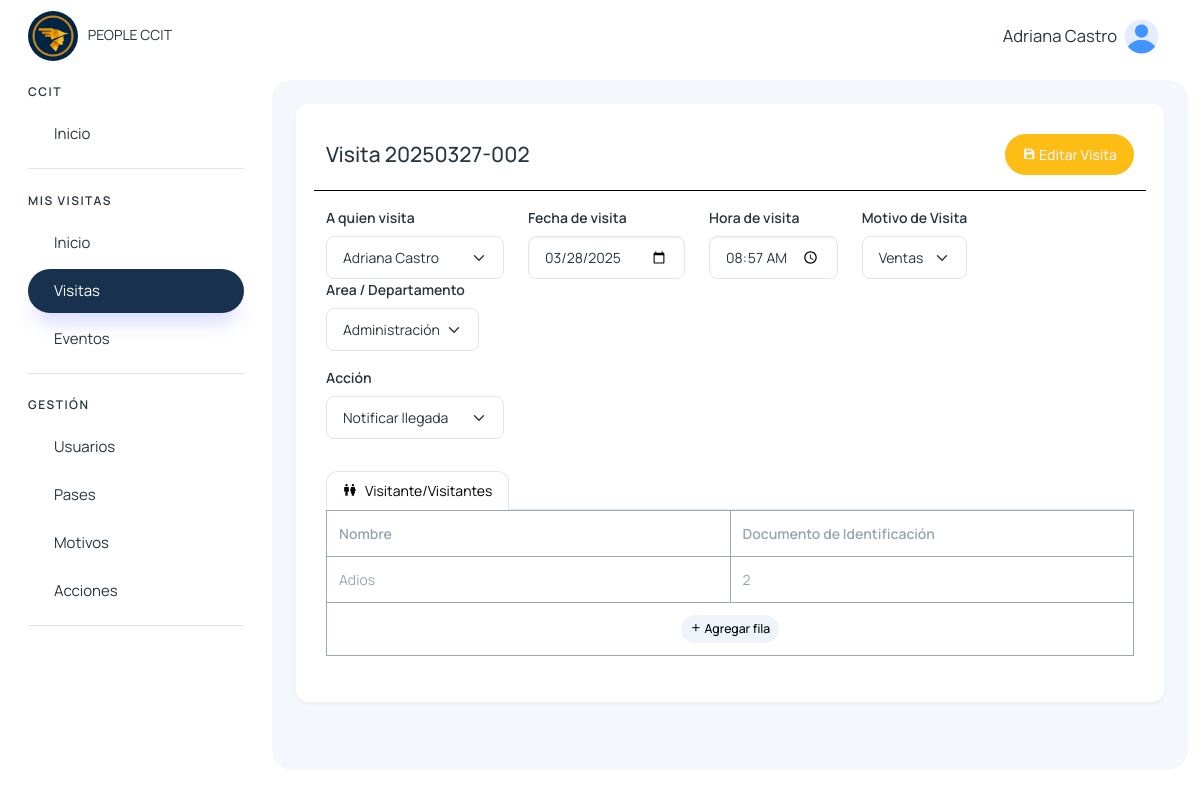
The page /detalle_visita_agendada/4 (signed in) on the database its author committed.
### visitantes/models.py (models this page shows, shortened)
class Visita(models.Model):
    cod_visita = models.CharField(max_length=50, unique=True)
    visitante = models.CharField(max_length=500)
    motivo = models.TextField()
    accion = models.TextField(null=True, blank=True)
    tipo = models.TextField()
    agendado_presente = models.CharField(max_length=500, null=True, blank=True)
    estado_visitante = models.CharField(max_length=500, null=True, blank=True)
    area_departamento = models.CharField(max_length=255)
    fecha_visita = models.DateField()
    hora_ingreso = models.TimeField()
    hora_salida = models.TimeField(null=True, blank=True)
    persona_visitada = models.ForeignKey(User, on_delete=models.CASCADE, related_name='visitas_recibidas')
    usuario_registro = models.ForeignKey(User, on_delete=models.CASCADE, related_name='visitas_registradas')
    num_pase = models.CharField(max_length=50, null=True, blank=True)
    foto_documento_identificacion = models.ImageField(upload_to='visitantes/', blank=True, null=True)
    created_at = models.DateTimeField(auto_now_add=True)
    updated_at = models.DateTimeField(auto_now=True)

class VisitanesVisita(models.Model):
    cod_visita = models.CharField(max_length=50)
    nombre = models.CharField(max_length=255)
    documento_identificacion = models.CharField(max_length=50)
    created_at = models.DateTimeField(auto_now_add=True)
    updated_at = models.DateTimeField(auto_now=True)

### colaboradores/views.py (the view)
# urls.py: path('detalle_visita_agendada/<int:id>', views.detalle_visita_agendada, name='detalle_visita_agendada'),
@login_required
def detalle_visita_agendada(request,id):
    visita = Visita.objects.get(id=id)
    visitantes_visita = VisitanesVisita.objects.filter(cod_visita=visita.cod_visita)
    motivos = MotivoVisita.objects.filter(estado='activo')
    acciones = AccionVisita.objects.filter(estado='activo')
    colaboradores = Colaborador.objects.filter(estado='activo')
    areasdeptos = AreaDepto.objects.filter(estado='activo')
    pases = PaseAcceso.objects.filter(Q(estado='activo') & Q(estado_pase='Disponible'))
    return render(request, 'visitantes/colaborador/detalle_visita_agendada.html', {
        'motivos': motivos,
        'acciones': acciones,
        'colaboradores': colaboradores,
        'areasdeptos': areasdeptos,
        'pases': pases,
        'visita': visita,
        'visitantes_visita': visitantes_visita,
    })

### usuarios/templatetags/menu_tags.py (called while the page is built)
@register.simple_tag(takes_context=True)
def active(context, *url_names):
    request = context.get('request')
    if not request:
        return ''
    current_url = request.resolver_match.url_name
    if current_url in url_names:
        return 'active'
    return ''

### visitantes/context_processors.py (called while the page is built)
def grupos_usuario(request):
    if request.user.is_authenticated:
        grupos = request.user.groups.all()
        usuarios = User.objects.filter(is_active=True)  # Solo usuarios activos
    else:
        grupos = []
        usuarios = []
    return {
        'user_grupos': grupos,
        'users': usuarios,
    }

### templates/visitantes/colaborador/detalle_visita_agendada.html (shortened to what this page needs)
{% extends 'layout/layout.html' %}
{% block content %}
{% load static %}
<div>
    <div class="mb-3 row d-flex" style="border-bottom: 1px solid #000; padding-bottom: 15px;" data-aos="zoom-in">
        <div class="col" style="display: flex; flex-direction: column; justify-content: flex-end;">
            <h4>Visita {{visita.cod_visita}}</h4>
        </div>
        <div class="col d-flex justify-content-end align-items-center">
            <button type="submit" form="formNewVisita" class="btn btn-warning col-auto text-light">
                <i class='bx bxs-save'></i> Editar Visita
            </button>
        </div>
    </div>
    <form id="formNewVisita" method="post" action="{% url 'editar_visita_agendada' %}" enctype="multipart/form-data" data-aos="zoom-in">
        <div class="mb-3 row">
            <div class="mb-3 row">
                <div class="col-12 col-sm-12 col-md-6 col-lg-3 col-xl-3">
                    <label for="exampleFormControlInput1" class="form-label">A quien visita</label>
                    <select class="form-select" aria-label="Default select example" name="persona_visitada">
                        <option value="{{ visita.persona_visitada.id }}" selected>{{ visita.persona_visitada.first_name }} {{ visita.persona_visitada.last_name }}</option>
                    </select>
                </div>
                <div class="col-12 col-sm-12 col-md-6 col-lg-auto col-xl-auto">
                    <label for="fecha" class="form-label">Fecha de visita</label>
                    <input type="date" id="fecha-vista" class="form-control" name="fecha" value="{{ visita.fecha_visita | date:'Y-m-d' }}">
                </div>
                <div class="col-12 col-sm-12 col-md-6 col-lg-auto col-xl-auto">
                    <label for="fecha" class="form-label">Hora de visita</label>
                    <input type="time" id="fecha-vista" class="form-control" name="hora" value="{{ visita.hora_ingreso }}">
                </div>
                <div class="col-12 col-sm-12 col-md-6 col-lg-auto col-xl-auto">
                    <label for="exampleFormControlInput1" class="form-label">Motivo de Visita</label>
                    <select class="form-select" aria-label="Default select example" name="motivo">
                        <option value="{{ visita.motivo }}" selected>{{ visita.motivo }}</option>
                    </select>
                </div>
                <div class="col-12 col-sm-12 col-md-6 col-lg-auto col-xl-auto">
                    <label for="exampleFormControlInput1" class="form-label">Area / Departamento</label>
                    <select class="form-select" aria-label="Default select example" name="area_departamento">
                        <option value="{{ visita.area_departamento }}" selected>{{ visita.area_departamento }}</option>
                    </select>
                </div>
            </div>
            <div class="mb-3 row">
                <div class="col-12 col-sm-12 col-md-6 col-lg-3 col-xl-3">
                    <label for="exampleFormControlInput1" class="form-label">Acción</label>
                    <select class="form-select" aria-label="Default select example" name="accion">
                        <option value="{{ visita.accion }}" selected>{{ visita.accion }}</option>
                    </select>
                </div>
            </div>
        </div>
        <ul class="nav nav-tabs" role="tablist">
            <li class="nav-item">
                <a class="nav-link d-flex active" data-bs-toggle="tab" href="#v_agendada" role="tab">
                    <span><i class='bx bx-male-female'></i></span>
                    <span class="d-none d-md-block ms-2">Visitante/Visitantes</span>
                </a>
            </li>
        </ul>
        <div class="tab-content">
            <div class="tab-pane active" id="v_agendada" role="tabpanel">
                <table class="table table-bordered table-hover table-sm" id="tabla-asistencia">
                    <thead class="thead-dark">
                        <tr>
                            <th>Nombre</th>
                            <th>Documento de Identificación</th>
                        </tr>
                    </thead>
                    <tbody id="tabla-asistencia-body">
                        {% if visitantes_visita %}
                            {% for visitante in visitantes_visita %}
                                <tr data-visitante-id="{{ visitante.id }}">
                                    <td contenteditable="true" class="nuevo-nombre col-6" placeholder="Nombre...">{{ visitante.nombre }}</td>
                                    <td contenteditable="true" class="nuevo-documento col-6" placeholder="Documento...">{{ visitante.documento_identificacion }}</td>
                                </tr>
                            {% endfor %}
                        {% else %}
                            <tr>
                                <td contenteditable="true" class="nuevo-nombre col-6" placeholder="Nombre..."></td>
                                <td contenteditable="true" class="nuevo-documento col-6" placeholder="Documento..."></td>
                            </tr>
                        {% endif %}
                    </tbody>
                    <tfoot>
                        <tr>
                            <td colspan="2" class="text-center">
                                <button id="btn-agregar-fila" class="btn btn-light btn-sm">
                                    <i class='bx bx-plus'></i> Agregar fila
                                </button>
                            </td>
                        </tr>
                    </tfoot>
                </table>
            </div>
        </div>
    </form>
</div>
{% endblock %}

### templates/layout/layout.html (shortened to what this page needs)
{% load static %}
{% load menu_tags %}
<!DOCTYPE html>
<html lang="en">
<head>
    <link href='https://unpkg.com/boxicons@2.1.4/css/boxicons.min.css' rel='stylesheet'>
    <link href="https://unpkg.com/aos@2.3.1/dist/aos.css" rel="stylesheet">
    <link rel="stylesheet" href="https://cdn.jsdelivr.net/npm/sweetalert2@11.4.4/dist/sweetalert2.min.css">
    <link rel="stylesheet" href="{% static '/assets/css/styles.min.css' %}" />
</head>
<body>
  <div class="page-wrapper" id="main-wrapper" data-layout="vertical" data-navbarbg="skin6" data-sidebartype="full"
  data-sidebar-position="fixed" data-header-position="fixed">
    <aside class="left-sidebar">
        <div>
            <div class="brand-logo d-flex align-items-center justify-content-between">
                <a href="{% url 'home' %}" class="text-nowrap logo-img">
                    <img class="rounded-circle" width="50" src="{% static '/img/logo.png' %}" alt="logo" style="margin-right: 7px" />
                    PEOPLE CCIT
                </a>
            </div>
            <nav class="sidebar-nav scroll-sidebar" data-simplebar="">
                <ul id="sidebarnav">
                    <li class="nav-small-cap">
                        <span class="hide-menu">CCIT</span>
                    </li>
                    <li class="sidebar-item">
                        <a class="sidebar-link" href="{% url 'home' %}" aria-expanded="false">
                            <span class="hide-menu">Inicio</span>
                        </a>
                    </li>
                    {% for grupo in user_grupos %}
                        {% if grupo.name == "visitas_colaborador_group" or grupo.name == 'visitas_it_group' or grupo.name == "super_admin" %}
                            <li class="nav-small-cap">
                                <span class="hide-menu">MIS VISITAS</span>
                            </li>
                            <li class="sidebar-item">
                                <a class="sidebar-link {% active 'colaboradores_home' 'buscar_inicio_colaborador' %}" href="{% url 'colaboradores_home' %}" aria-expanded="false">
                                    <span class="hide-menu">Inicio</span>
                                </a>
                            </li>
                            <li class="sidebar-item">
                                <a class="sidebar-link {% active 'visitas_colaborador' 'buscar_visitas_colaborador' 'colaboradores-nueva-visita' 'salida_mea_visita' 'detalle_visita_agendada' 'detalle_visita_dentro' 'nueva-visita-agendada' 'editar_visita_agendada' %}" href="{% url 'visitas_colaborador' %}" aria-expanded="false">
                                    <span class="hide-menu">Visitas</span>
                                </a>
                            </li>
                            <li class="sidebar-item">
                                <a class="sidebar-link {% active 'eventos_capacitaciones_colaborador' 'buscar_eventos_colaborador' 'nuevo_evento' 'actualizar_participante' 'detalles_evento_visitas' 'detalles_evento' %}" href="{% url 'eventos_capacitaciones_colaborador' %}" aria-expanded="false">
                                    <span class="hide-menu">Eventos</span>
                                </a>
                            </li>
                        {% endif %}
                    {% endfor %}
                    {% for grupo in user_grupos %}
                        {% if grupo.name == "visitas_it_group" or grupo.name == "super_admin" %}
                            <li class="nav-small-cap">
                                <span class="hide-menu">GESTIÓN</span>
                            </li>
                            <li class="sidebar-item">
                                <a class="sidebar-link {% active 'user_list' 'buscar_user' 'edit_user' 'delete_user' 'reset_user_password' 'create_user' 'cambiar_estado_usuario' 'reset_password' 'change_password_reset' %}" href="{% url 'user_list' %}" aria-expanded="false">
                                    <span class="hide-menu">Usuarios</span>
                                </a>
                            </li>
                            <li class="sidebar-item">
                                <a class="sidebar-link {% active 'pases' 'buscar_pase' 'crear_pase' 'editar_pase' %}" href="{% url 'pases' %}" aria-expanded="false">
                                    <span class="hide-menu">Pases</span>
                                </a>
                            </li>
                            <li class="sidebar-item">
                                <a class="sidebar-link {% active 'motivos' %}" href="{% url 'motivos' %}" aria-expanded="false">
                                    <span class="hide-menu">Motivos</span>
                                </a>
                            </li>
                            <li class="sidebar-item">
                                <a class="sidebar-link {% active 'acciones' %}" href="{% url 'acciones' %}" aria-expanded="false">
                                    <span class="hide-menu">Acciones</span>
                                </a>
                            </li>
                        {% endif %}
                    {% endfor %}
                </ul>
            </nav>
        </div>
    </aside>
  <div class="body-wrapper">
    <header class="app-header">
        <nav class="navbar navbar-expand-lg navbar-light">
            <div class="navbar-collapse justify-content-end px-0" id="navbarNav">
                <ul class="navbar-nav flex-row ms-auto align-items-center justify-content-end">
                    <li class="nav-item dropdown">
                        <a class="nav-link " href="javascript:void(0)" id="drop2" data-bs-toggle="dropdown"
                            aria-expanded="false">
                            <small style="font-size: smaller; margin-right: 7px;">
                                {{request.user.first_name}} {{request.user.last_name}}
                            </small>
                            <img src="{% static '/img/home/user.png' %}" alt="" width="35" height="35" class="rounded-circle">
                        </a>
                    </li>
                </ul>
            </div>
        </nav>
    </header>
            <div class="body-wrapper-inner">
                <div class="container-fluid">
                    <div class="card">
                        <div class="card-body">
                            {% block content %} {% endblock %}
                        </div>
                    </div>
                </div>
            </div>
        </div>
    </div>
</body>
</html>

### templates/layout/layout.html (style rules this page uses)
tr { border-color: #18314f6b; }
.btn { border-radius: 25px; }
.sidebar-nav ul .sidebar-item.selected>.sidebar-link.active, .sidebar-nav ul .sidebar-item.selected>.sidebar-link, .sidebar-nav ul .sidebar-item>.sidebar-link.active { border-radius: 25px; }
.body-wrapper .container-fluid { max-width: 1500px; }

### rows shown on the page
Visita: cod_visita "20250327-002", persona_visitada "Adriana Castro", fecha "03/28/2025", hora "08:57", motivo "Ventas", area_departamento "Administración", accion "Notificar llegada"
VisitanesVisita: nombre "Adios", documento_identificacion "2"

### other values the page prints
{{ request.user.first_name }} "Adriana"
{{ request.user.last_name }} "Castro"
